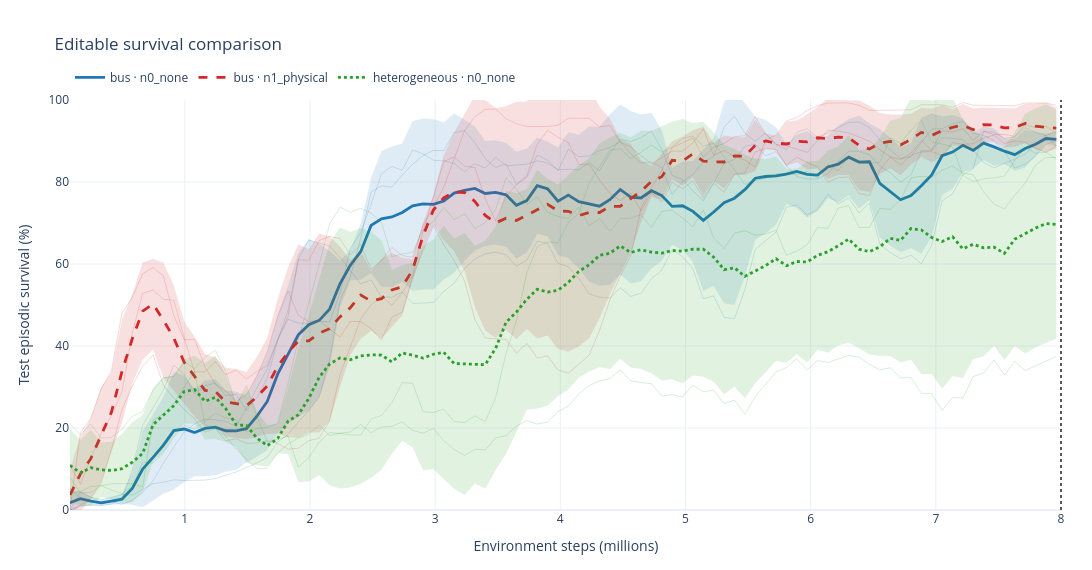

Write notebook code for a chart like this one.
### Markdown cell above
### Editable comparison playground

This is the cell to modify most often. A curve is one unique
combination of `PLOT_GROUP_BY`; all selected runs sharing that
combination are treated as members/seeds of that curve.

Use `PLOT_MIN_MEMBERS = "all"` to stop a mean curve as soon as one
seed is missing. Use `1` to retain every available observation.

### Code cell
PLOT_FILTERS = {
    "stage": "Stage 1b",
    # "graph_type": "bus",
    # "seed": [0, 1, 2],
}
PLOT_QUERY = None
PLOT_RUN_NAMES = None
PLOT_GROUP_BY = ["graph_type", "normalization"]
PLOT_LABEL_BY = lambda row: (
    f'{row["graph_type"]} · {row["normalization"]}'
)
PLOT_SMOOTH = 5
PLOT_SMOOTH_METHOD = "trailing"
PLOT_UNCERTAINTY = "std"
PLOT_MIN_MEMBERS = "all"
PLOT_SHOW_MEMBERS = True
PLOT_FACET_BY = None
PLOT_END_STEP = TARGET_BUDGET_STEPS
PLOT_HIGHLIGHT = []
PLOT_COLORS = {
    "bus · n0_none": "#1f77b4",
    "bus · n1_physical": "#d62728",
    "heterogeneous · n0_none": "#2ca02c",
}
PLOT_DASHES = None

custom_survival_figure, custom_survival_data = (
    sc.plot_survival_comparison(
        survival_long,
        filters=PLOT_FILTERS,
        query=PLOT_QUERY,
        run_names=PLOT_RUN_NAMES,
        group_by=PLOT_GROUP_BY,
        label_by=PLOT_LABEL_BY,
        smooth=PLOT_SMOOTH,
        smooth_method=PLOT_SMOOTH_METHOD,
        uncertainty=PLOT_UNCERTAINTY,
        min_members=PLOT_MIN_MEMBERS,
        show_members=PLOT_SHOW_MEMBERS,
        facet_by=PLOT_FACET_BY,
        end_step=PLOT_END_STEP,
        highlight=PLOT_HIGHLIGHT,
        colors=PLOT_COLORS,
        dashes=PLOT_DASHES,
        budget_step=TARGET_BUDGET_STEPS,
        title="Editable survival comparison",
        return_data=True,
    )
)
custom_survival_figure.show()
display(custom_survival_data.tail(12).round(2))
